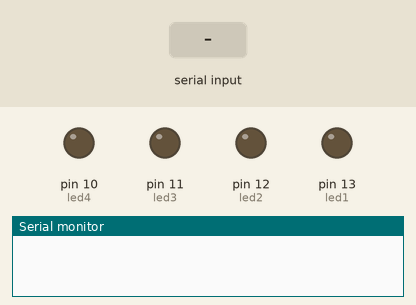
The sketch below on a simulated Arduino Uno, built with avr-gcc and run on an emulated ATmega328P. Shown: output pins drawn as LEDs (lit = HIGH), the last lines printed to the serial monitor. The test bench sets the inputs (shaded band).

Above: at 1.2 s.
1.3 s: "1" received over Serial
At 2.5 s:
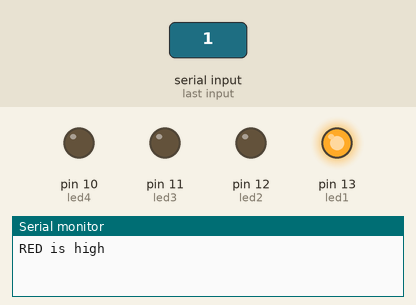
2.8 s: "2" received over Serial
At 3.9 s:
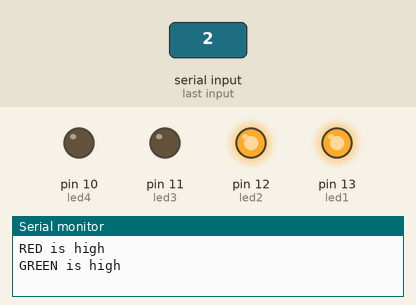
4.3 s: "3" received over Serial
At 5.0 s:
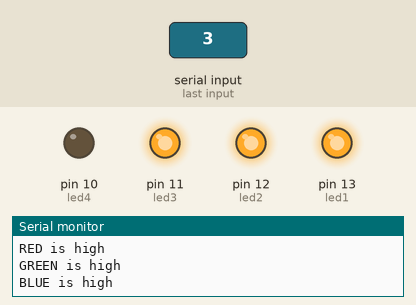
5.8 s: "4" received over Serial
At 6.1 s:
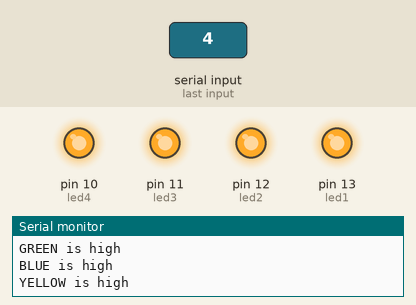
7.3 s: "0" received over Serial
At 8.5 s:
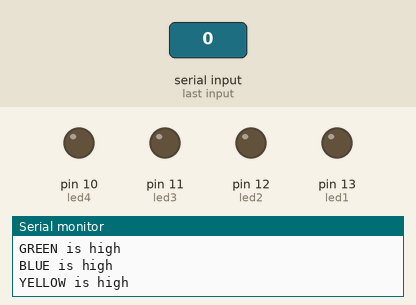
8.8 s: "2" received over Serial
At 9.6 s:
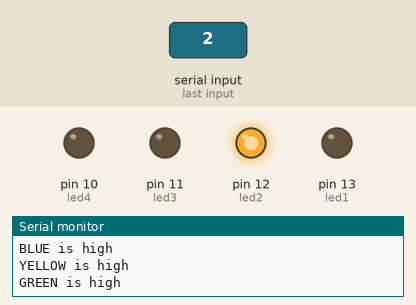
Timing chart, 0 to 11.3 s (numbered marks = the images above; inputs shaded):
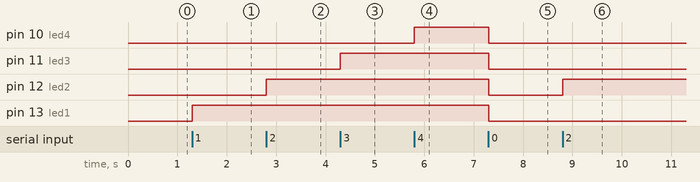

The sketch:

serial_input.ino
```cpp
int led1 = 13;
int led2 = 12;
int led3 = 11;
int led4 = 10;

char state;

void setup() {

pinMode(led1, OUTPUT);
pinMode(led2, OUTPUT);
pinMode(led3, OUTPUT);
pinMode(led4, OUTPUT);

Serial.begin(9600);

}

void loop() {

  if (Serial.available()) {
    state = Serial.read();
      if (state=='1') {
        digitalWrite(led1, HIGH);
        Serial.println("RED is high");
//        led_state = true;
}

  else if (state=='2'){
    digitalWrite(led2, HIGH);
    Serial.println("GREEN is high");
//    led_state = false;
  }

else if (state=='3'){
    digitalWrite(led3, HIGH);
    Serial.println("BLUE is high");
}

else if (state=='4'){
    digitalWrite(led4, HIGH);
    Serial.println("YELLOW is high");
}

else {

  digitalWrite(led1, LOW);
  digitalWrite(led2, LOW);
  digitalWrite(led3, LOW);
  digitalWrite(led4, LOW);

}

}


}
```

Measured:
- after the input at 1.3 s, pin 13 (led1): LOW → HIGH at once
- after the input at 2.8 s, pin 12 (led2): LOW → HIGH at once
- after the input at 4.3 s, pin 11 (led3): LOW → HIGH at once
- after the input at 5.8 s, pin 10 (led4): LOW → HIGH at once
- after the input at 7.3 s, pin 10 (led4), pin 11 (led3), pin 12 (led2), pin 13 (led1): HIGH → LOW at once
- after the input at 8.8 s, pin 12 (led2): LOW → HIGH at once
